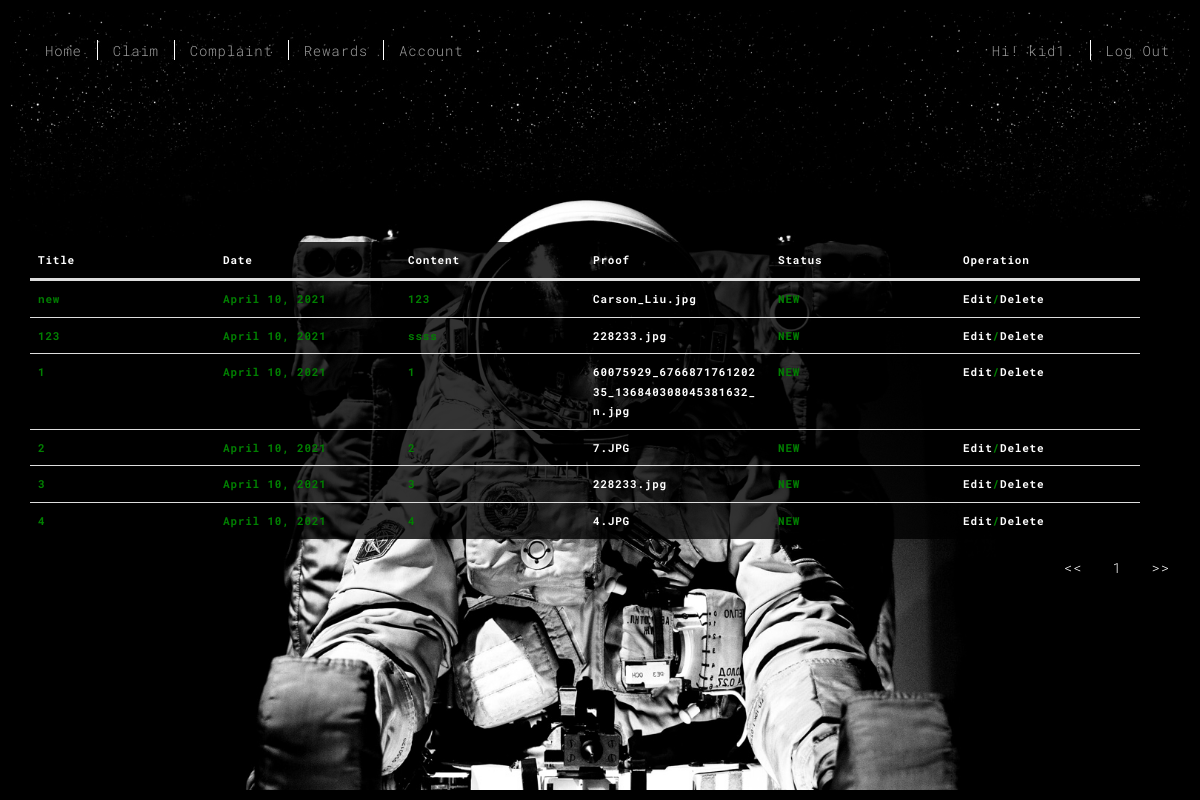
The app's page /claim/claim_history.html (signed in) with its own data.
### user_app/models.py (models this page shows)
class User(AbstractUser):
    date_birth = models.DateField(null=True)
    email= models.EmailField(unique=True)
    is_kid = models.BooleanField('kid status', default = False)
    is_parent = models.BooleanField('parent status', default = False)

### claim/models.py (models this page shows, shortened)
class ClaimList(models.Model):
    NEW = 'NEW'
    ACCEPTED = 'Accepted'
    DECLINED = 'Declined'
    APPROVAL_STATUS_CHOICES = [
        (ACCEPTED, 'Accepted'),
        (DECLINED, 'Declined'),
        (NEW, 'New Claim'),
    ]
    user = models.ForeignKey(User, on_delete=models.CASCADE, default=None)
    claim_title = models.CharField(max_length=20, )
    filed_date = models.DateField(default = date.today)
    content = models.CharField(max_length=100)
    status = models.CharField(max_length=10, choices=APPROVAL_STATUS_CHOICES, default=NEW)
    uploads = models.FileField(upload_to="uploads/")

### claim/views.py (the view)
# urls.py: path('claim_history.html', views.claim_history, name = 'claim_history'),
@kid_required
def claim_history(request):
    all_claims = ClaimList.objects.filter(user = request.user)
    paginator= Paginator(all_claims, 10)
    page = request.GET.get("page")
    all_claims = paginator.get_page(page)
    return render(request, "claim_history.html", {"all_claims":all_claims, })

### claim/templatetags/custom_extras.py (called while the page is built)
@register.filter(name='trim')
def trim(text, s=None, e=None, j=None):
    return text[s:e:j]

### user_app/decorator.py (called while the page is built)
def kid_required(function=None, redirect_field_name=REDIRECT_FIELD_NAME, login_url='login_kid'):
    actual_decorator = user_passes_test(
        lambda u: u.is_authenticated and u.is_active and u.is_kid,
        login_url=login_url,
        redirect_field_name=redirect_field_name
    )
    if function:
        return actual_decorator(function)
    return actual_decorator

### claim/templates/claim_history.html (shortened to what this page needs)
{% extends 'base.html' %}
{% load custom_extras %}
{% load static %}
{% block table %}
        <table class="table" style="color: green">
            <thead>
                <tr>
                    <th>Title</th>
                    <th>Date</th>
                    <th>Content</th>
                    <th>Proof</th>
                    <th>Status</th>
                    <th>Operation</th>
                </tr>
            </thead>
            <tbody>
                {% for obj in all_claims%}
                <tr>
                    <td>{{ obj.claim_title}}</td>
                    <td>{{ obj.filed_date}}</td>
                    <td>{{ obj.content}}</td>
                    <td><a href="{{ obj.uploads.url }}">{{ obj.uploads.name|trim:8 }}</a></td>
                    <td>{{ obj.status}}</td>
                    <td><a href="{% url 'edit' obj.id %}">Edit</a>/<a href="{% url 'delete' obj.id %}">Delete</a></td>
                </tr>
                 {%endfor%}
            </tbody>
        </table>
        <ul class="nav navbar-nav navbar-right">
            <li class="page-item"><a class="page-link" href="?page=1" tabindex="-1" aria-disabled="true"><<</a></li>
            <li class="page-item"><a class="page-link" href="?page={{ all_claims.number }}">{{ all_claims.number }}</a></li>
            <li class="page-item"><a class="page-link" href="?page={{ all_claims.paginator.num_pages}}">>></a>
            </li>
        </ul>
{%endblock table%}

### templates/base.html (shortened to what this page needs)
{% load static %}
<!DOCTYPE html>
<html lang="en">
<head>
<link href="{% static 'main.3f6952e4.css' %}" rel="stylesheet"></head>
<body class="minimal">
<div id="site-border-left"></div>
<div id="site-border-right"></div>
<div id="site-border-top"></div>
<div id="site-border-bottom"></div>
<header>
  <nav class="navbar  navbar-fixed-top navbar-inverse">
    <div class="container">
      <div class="collapse navbar-collapse" id="navbar-collapse">
        <ul class="nav navbar-nav ">
          <li><a href="{% url 'home' %}" title="">Home</a></li>
          <li><a href="{% url 'claim' %}" title="">Claim</a></li>
          <li><a href="{% url 'complaint' %}" title="">Complaint</a></li>
          <li><a href="{% url 'rewards' %}" title="">Rewards</a></li>
          <li><a href="{% url 'account' %}" title="">Account</a></li>
        </ul>
        <ul class="nav navbar-nav navbar-right">
            {% if user.is_authenticated %}
            <li><a>Hi! {{ user.username}}.</a></li>
            <li><a href="{% url 'logout'%}">Log Out</a></li>
            {% else %}
            <li><a href="{% url 'login'%}">Log In</a></li>
            <li><a href="{% url 'fork'%}">Sign Up</a></li>
            {% endif %}
        </ul>
      </div>
    </div>
  </nav>
</header>
  <div class="hero-full-container background-image-container" style="background-image: url('{% static 'images/space.jpg' %}')">
    <div class="container">
      <div class="row">
        <div class="col-xs-12">
          <div class="hero-full-wrapper">
            <div class="text-content">
              <h4>{% block table %}
                  {% endblock table %}</h4>
            </div>
          </div>
        </div>
      </div>
    </div>
  </div>
</body>
</html>

### templates/base.html (style rules this page uses)
tbody { display:block; width: 100%; overflow: auto; height: auto; background: rgba(0,0,0,0.8) }
table { border-spacing: 0px; table-layout: auto; margin-left: auto; margin-right: auto; }
thead tr { display:table-header-group; }
thead { background: rgba(0,0,0,0.8); color:#fff; }
th, td { padding: 0px; text-align: left; width: 185px; word-wrap: break-word; display: inline-block }

### records on screen
User: username "kid1"
ClaimList: claim_title "new", filed_date "April 10, 2021", content "123", uploads.name "Carson_Liu.jpg", status "NEW"
ClaimList: claim_title "123", filed_date "April 10, 2021", content "ssss", uploads.name "228233.jpg", status "NEW"
ClaimList: claim_title "1", filed_date "April 10, 2021", content "1", uploads.name "60075929_676687176120235_136840308045381632_n.jpg", status "NEW"
ClaimList: claim_title "2", filed_date "April 10, 2021", content "2", uploads.name "7.JPG", status "NEW"
ClaimList: claim_title "3", filed_date "April 10, 2021", content "3", uploads.name "228233.jpg", status "NEW"
ClaimList: claim_title "4", filed_date "April 10, 2021", content "4", uploads.name "4.JPG", status "NEW"

### other values on screen
{{ all_claims.number }} "1"
